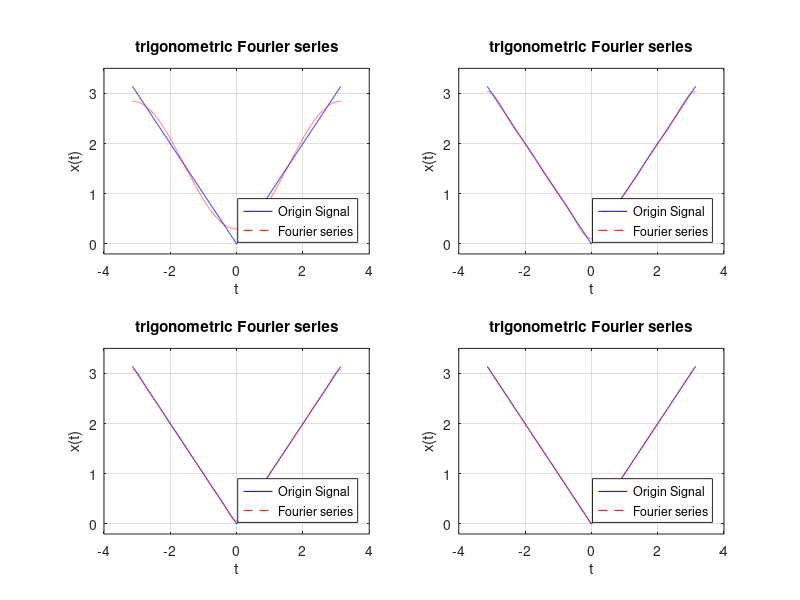

The MATLAB script that drew this image:
clc;
clear all;

t = (-pi:0.001:pi);
of = abs(t);

t = (-pi:0.001:pi);
l = length(t);
tf = zeros(1,l);
N = 1;
for i = 1:length(t)
    for n = 1:N
        sum = (2*((-1)^n-1)/(n^2*pi))*cos(n*t(i));
        tf(i) = tf(i) + sum;
    end
    tf(i) = tf(i) + (pi/2);
end

l = length(t);
tf2 = zeros(1,l);
N = 5;
for i = 1:length(t)
    for n = 1:N
        sum = (2*((-1)^n-1)/(n^2*pi))*cos(n*t(i));
        tf2(i) = tf2(i) + sum;
    end
    tf2(i) = tf2(i) + (pi/2);
end

l = length(t);
tf3 = zeros(1,l);
N = 10;
for i = 1:length(t)
    for n = 1:N
        sum = (2*((-1)^n-1)/(n^2*pi))*cos(n*t(i));
        tf3(i) = tf3(i) + sum;
    end
    tf3(i) = tf3(i) + (pi/2);
end

l = length(t);
tf4 = zeros(1,l);
N = 50;
for i = 1:length(t)
    for n = 1:N
        sum = (2*((-1)^n-1)/(n^2*pi))*cos(n*t(i));
        tf4(i) = tf4(i) + sum;
    end
    tf4(i) = tf4(i) + (pi/2);
end

fig = figure;
set(fig,'position',[50 50 1400 900])

subplot(2,2,1)

plot(t,of,'b');
hold on
plot(t,tf,'r--');

grid on
axis([-4 4 -0.2 3.5])
title('trigonometric Fourier series')
xlabel('t')
ylabel('x(t)')
legend('Origin Signal', 'Fourier series','Location','southeast')

subplot(2,2,2)

plot(t,of,'b');
hold on
plot(t,tf2,'r--');

grid on
axis([-4 4 -0.2 3.5])
title('trigonometric Fourier series')
xlabel('t')
ylabel('x(t)')
legend('Origin Signal', 'Fourier series','Location','southeast')

subplot(2,2,3)

plot(t,of,'b');
hold on
plot(t,tf3,'r--');

grid on
axis([-4 4 -0.2 3.5])
title('trigonometric Fourier series')
xlabel('t')
ylabel('x(t)')
legend('Origin Signal', 'Fourier series','Location','southeast')

subplot(2,2,4)

plot(t,of,'b');
hold on
plot(t,tf4,'r--');

grid on
axis([-4 4 -0.2 3.5])
title('trigonometric Fourier series')
xlabel('t')
ylabel('x(t)')
legend('Origin Signal', 'Fourier series','Location','southeast')